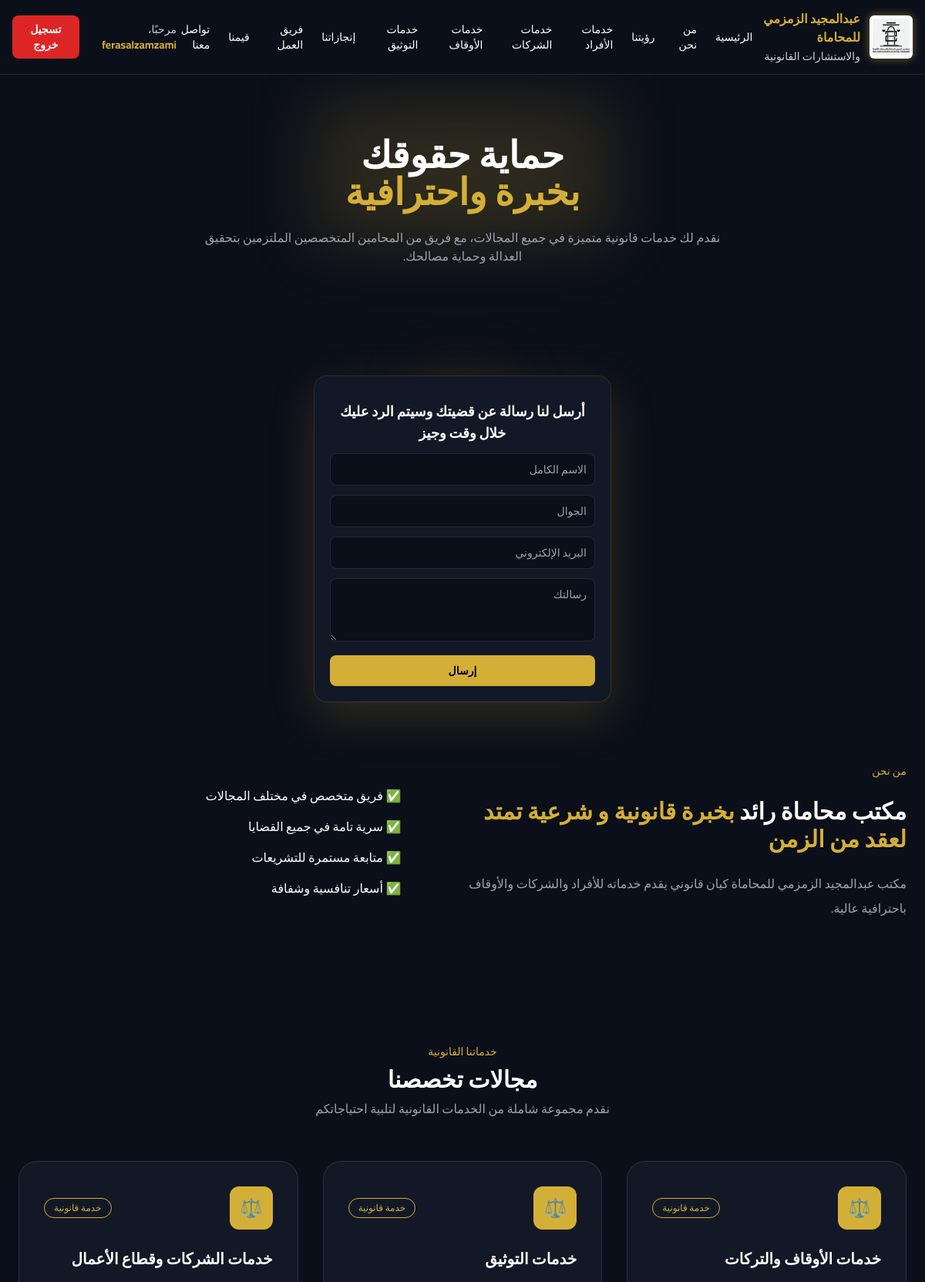
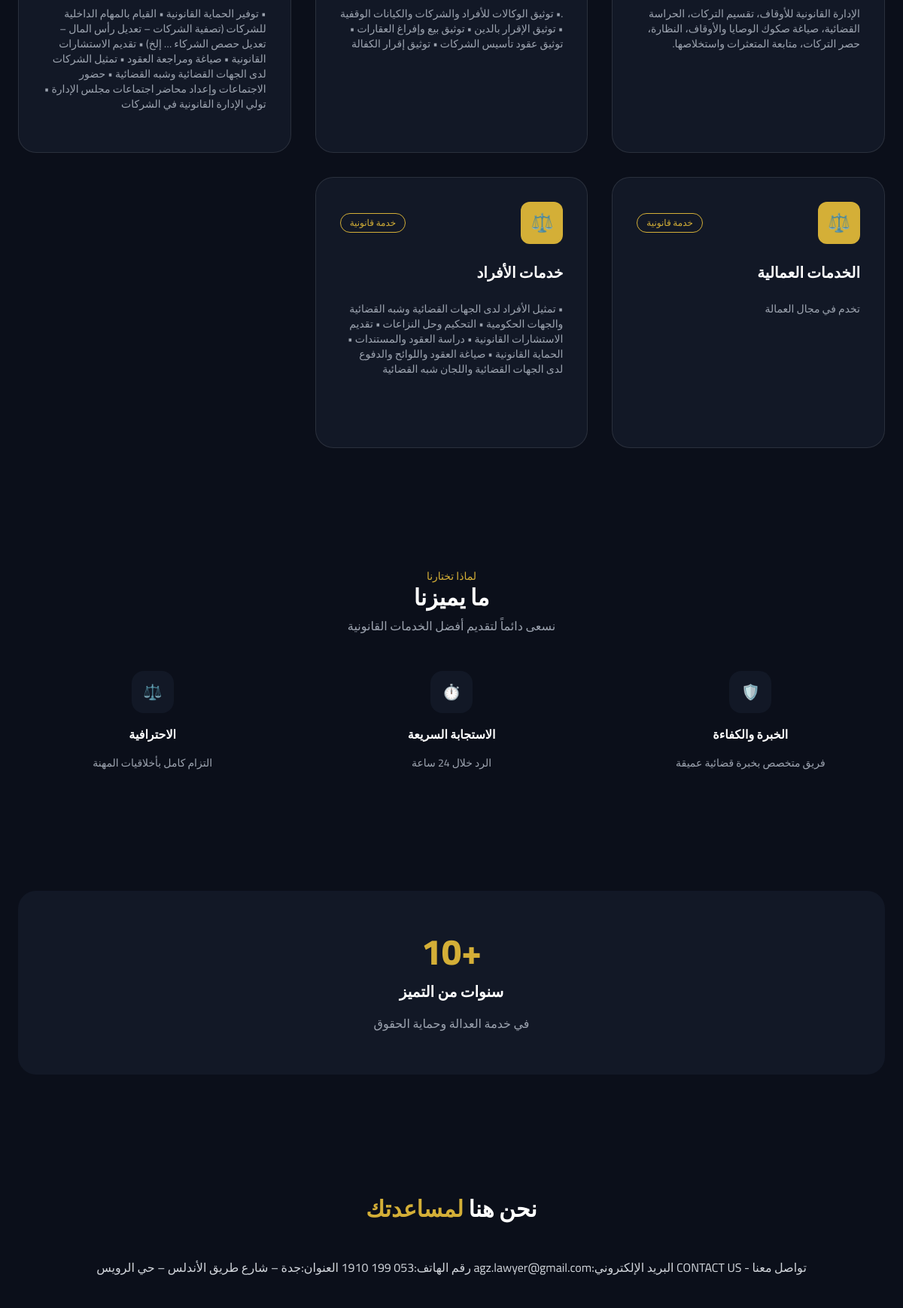
Screenshot of / (signed in, upper part) with the database file from the repository (2 pictures, top to bottom).
### accounts/models.py (models this page shows, shortened)
class User(AbstractUser):
    email = models.EmailField(
        unique=True,
        verbose_name="البريد الإلكتروني"
    )
    phone_number = models.CharField(
        max_length=20,
        unique=True,
        blank=True,
        null=True,
        verbose_name="رقم الجوال"
    )
    is_lawyer = models.BooleanField(
        default=False,
        verbose_name="محامي"
    )
    is_client = models.BooleanField(
        default=False,
        verbose_name="عميل"
    )
    ACCOUNT_STATUS = [
        ("active", "مفعل"),
        ("pending_agreement", "معلّق بانتظار الاتفاقية"),
        ("payment_pending", "بانتظار الدفع/المراجعة"),
    ]
    account_status = models.CharField(
        max_length=30,
        choices=ACCOUNT_STATUS,
        default="active",
        verbose_name="حالة الحساب"
    )
    created_at = models.DateTimeField(
        auto_now_add=True,
        verbose_name="تاريخ الإنشاء"
    )
    updated_at = models.DateTimeField(
        auto_now=True,
        verbose_name="آخر تحديث"
    )
    class Meta:
        verbose_name = "مستخدم"
        verbose_name_plural = "المستخدمون"

### legal/models.py (models this page shows, shortened)
class LegalService(models.Model):
    SERVICE_TYPES = [
        ("case", "قضية"),
        ("service", "خدمة قانونية"),
    ]
    title = models.CharField(
        max_length=200,
        verbose_name="العنوان"
    )
    description = models.TextField(
        verbose_name="الوصف"
    )
    icon = models.CharField(
        max_length=20,
        verbose_name="الأيقونة",
        help_text="مثال: ⚖️ 🏢 👨‍👩‍👧",
        blank=True
    )
    image = models.ImageField(
        upload_to="legal_services/",
        verbose_name="صورة الكرت",
        blank=True,
        null=True
    )
    service_type = models.CharField(
        max_length=20,
        choices=SERVICE_TYPES,
        verbose_name="التصنيف"
    )
    is_active = models.BooleanField(
        default=True,
        verbose_name="مفعل"
    )
    order = models.PositiveIntegerField(
        default=0,
        verbose_name="الترتيب"
    )
    class Meta:
        ordering = ["order"]
        verbose_name = "خدمة قانونية / قضية"
        verbose_name_plural = "الخدمات والقضايا"

### legal/views.py (the view)
# urls.py: path("", home, name="home"),
def home(request):
    services = LegalService.objects.filter(
        is_active=True
    ).order_by("order")
    return render(
        request,
        "index.html",
        {
            "services": services
        }
    )

### templates/index.html (shortened to what this page needs)
<!DOCTYPE html>
<html lang="ar" dir="rtl">
<head>
  <script src="https://cdn.tailwindcss.com"></script>
</head>
<body class="bg-dark text-white font-cairo">
{% include "header.html" %}
<section class="px-9 sm:px-6 hero-desktop text-center pt-16 sm:pt-20 lg:pt-24">
  <div class="container-desktop space-y-4 sm:space-y-6">
    <h1 class="text-2xl sm:text-4xl lg:text-5xl font-extrabold leading-tight title-glow">
      حماية حقوقك <br>
      <span class="text-gold">بخبرة واحترافية</span>
    </h1>
    <p class="text-sm sm:text-base text-gray-400 leading-relaxed max-w-2xl mx-auto">
      نقدم لك خدمات قانونية متميزة في جميع المجالات، مع فريق من
      المحامين المتخصصين الملتزمين بتحقيق العدالة وحماية مصالحك.
    </p>
  </div>
</section>
<form id="contactForm"
      class="mt-6 bg-card rounded-2xl p-4 sm:p-5 space-y-3 max-w-sm mx-auto
             shadow-[0_0_0_1px_rgba(212,175,55,0.15),0_20px_60px_rgba(212,175,55,0.18)]
             relative">
  <h3 class="text-base sm:text-lg font-bold text-center leading-relaxed">
    أرسل لنا رسالة عن قضيتك وسيتم الرد عليك خلال وقت وجيز
  </h3>
  <input id="contactName" type="text" placeholder="الاسم الكامل"
         class="w-full p-2 sm:p-2.5 rounded-lg bg-dark border border-white/10 text-sm">
  <input id="contactPhone" type="text" placeholder="الجوال"
         class="w-full p-2 sm:p-2.5 rounded-lg bg-dark border border-white/10 text-sm">
  <input id="contactEmail" type="email" placeholder="البريد الإلكتروني"
         class="w-full p-2 sm:p-2.5 rounded-lg bg-dark border border-white/10 text-sm">
  <textarea id="contactMessage" rows="3" placeholder="رسالتك"
            class="w-full p-2 sm:p-2.5 rounded-lg bg-dark border border-white/10 text-sm"></textarea>
  <button type="submit"
          class="w-full bg-gold text-black font-bold py-2.5 rounded-lg text-sm">
    إرسال
  </button>
</form>
<section class="px-4 sm:px-6 py-16 sm:py-20">
  <div class="container-desktop about-desktop">
    <div class="space-y-4 sm:space-y-6">
      <h2 class="text-gold text-xs sm:text-sm cursor-pointer hover:underline"
          onclick="openInfo('about')">من نحن</h2>
      <h3 class="text-xl sm:text-3xl font-bold cursor-pointer hover:text-gold"
          onclick="openInfo('about')">
        مكتب محاماة رائد <span class="text-gold">بخبرة قانونية و شرعية تمتد لعقد من الزمن</span>
      </h3>
      <p class="text-sm sm:text-base text-gray-400 leading-relaxed sm:leading-loose">
        مكتب عبدالمجيد الزمزمي للمحاماة كيان قانوني يقدم خدماته للأفراد والشركات والأوقاف باحترافية عالية.
      </p>
    </div>
    <ul class="space-y-3 sm:space-y-4 text-sm sm:text-base">
      <li class="flex items-center gap-3">✅ فريق متخصص في مختلف المجالات</li>
      <li class="flex items-center gap-3">✅ سرية تامة في جميع القضايا</li>
      <li class="flex items-center gap-3">✅ متابعة مستمرة للتشريعات</li>
      <li class="flex items-center gap-3">✅ أسعار تنافسية وشفافة</li>
    </ul>
  </div>
</section>
<section class="px-4 sm:px-6 py-16 sm:py-20">
  <div class="container-desktop space-y-10 sm:space-y-14">
    <div class="text-center space-y-2">
      <p class="text-gold text-xs sm:text-sm cursor-pointer hover:underline"
         onclick="openInfo('services')">خدماتنا القانونية</p>
      <h2 class="text-xl sm:text-3xl font-bold cursor-pointer hover:text-gold"
          onclick="openInfo('services')">مجالات تخصصنا</h2>
      <p class="text-sm sm:text-base text-gray-400">
        نقدم مجموعة شاملة من الخدمات القانونية لتلبية احتياجاتكم
      </p>
    </div>
    <div class="services-grid flex flex-col space-y-4 sm:space-y-6 lg:space-y-0">
      {% for service in services %}
      <div class="bg-card rounded-2xl sm:rounded-3xl p-5 sm:p-8 space-y-4 sm:space-y-6 border border-white/10 hover:border-gold transition hover:-translate-y-1 hover:shadow-[0_20px_40px_rgba(212,175,55,0.12)]">
        <div class="flex items-center justify-between">
          <div class="bg-gold text-black w-10 h-10 sm:w-14 sm:h-14 rounded-xl flex items-center justify-center text-lg sm:text-2xl">
            {{ service.icon|default:"⚖️" }}
          </div>
          <span class="text-[10px] sm:text-xs px-2 sm:px-3 py-1 rounded-full border border-gold text-gold">
            {{ service.get_service_type_display }}
          </span>
        </div>
        <h3 class="text-base sm:text-xl font-bold">
          {{ service.title }}
        </h3>
        <p class="text-xs sm:text-sm text-gray-400 leading-relaxed break-words">
          {{ service.description }}
        </p>
      </div>
      {% empty %}
      <div class="bg-card rounded-3xl p-8 text-center text-gray-400 border border-white/10">
        لا توجد خدمات مضافة حالياً
      </div>
      {% endfor %}
    </div>
  </div>
</section>
<section class="px-4 sm:px-6 py-16 sm:py-20 text-center">
  <div class="container-desktop space-y-12">
    <div>
      <p class="text-gold text-xs sm:text-sm cursor-pointer hover:underline"
         onclick="openInfo('why')">لماذا تختارنا</p>
      <h2 class="text-xl sm:text-3xl font-bold cursor-pointer hover:text-gold"
          onclick="openInfo('why')">ما يميزنا</h2>
      <p class="text-sm sm:text-base text-gray-400 mt-2">
        نسعى دائماً لتقديم أفضل الخدمات القانونية
      </p>
    </div>
    <div class="why-grid">
      <div class="space-y-4">
        <div class="mx-auto bg-card w-14 h-14 rounded-2xl flex items-center justify-center text-gold text-xl">🛡️</div>
        <h3 class="font-bold">الخبرة والكفاءة</h3>
        <p class="text-sm text-gray-400">
          فريق متخصص بخبرة قضائية عميقة
        </p>
      </div>
      <div class="space-y-4">
        <div class="mx-auto bg-card w-14 h-14 rounded-2xl flex items-center justify-center text-gold text-xl">⏱️</div>
        <h3 class="font-bold">الاستجابة السريعة</h3>
        <p class="text-sm text-gray-400">الرد خلال 24 ساعة</p>
      </div>
      <div class="space-y-4">
        <div class="mx-auto bg-card w-14 h-14 rounded-2xl flex items-center justify-center text-gold text-xl">⚖️</div>
        <h3 class="font-bold">الاحترافية</h3>
        <p class="text-sm text-gray-400">التزام كامل بأخلاقيات المهنة</p>
      </div>
    </div>
  </div>
</section>
<section class="px-4 sm:px-6 py-16 sm:py-20">
  <div class="container-desktop">
    <div class="bg-card rounded-3xl p-10 sm:p-14 text-center space-y-4">
      <div class="text-gold text-4xl sm:text-5xl font-extrabold">+10</div>
      <h3 class="text-lg sm:text-xl font-bold">سنوات من التميز</h3>
      <p class="text-sm sm:text-base text-gray-400">في خدمة العدالة وحماية الحقوق</p>
    </div>
  </div>
</section>
<section class="px-4 sm:px-6 py-16 sm:py-20">
  <div class="container-desktop space-y-12">
    <h2 class="text-xl sm:text-3xl font-bold text-center">
      نحن هنا <span class="text-gold">لمساعدتك</span>
    </h2>
    <div class="text-center text-sm sm:text-base text-gray-300 space-y-2">
تواصل معنا - CONTACT US
البريد الإلكتروني:agz.lawyer@gmail.com
رقم الهاتف:053 199 1910
العنوان:جدة – شارع طريق الأندلس – حي الرويس
    </div>
</section>
{% include "footer.html" %}
</body>
</html>

### templates/header.html (shortened to what this page needs)
<header class="bg-dark border-b border-white/10 fixed top-0 w-full z-50">
  <div class="container-desktop mx-auto px-4 py-3 flex items-center justify-between">
    <div class="flex items-center gap-3">
      <img
        src="/media/legal_services/logo.png"
        alt="شعار مكتب عبدالمجيد الزمزمي"
        class="
          w-12 h-12 sm:w-14 sm:h-14
          object-cover object-top
          bg-white rounded-md p-1
          drop-shadow-[0_0_6px_rgba(212,175,55,0.5)]
        "
      />
      <span class="text-gold font-bold text-sm sm:text-base leading-tight">
        عبدالمجيد الزمزمي للمحاماة<br class="hidden sm:block">
        <span class="text-xs sm:text-sm font-normal text-white/80">
          والاستشارات القانونية
        </span>
      </span>
    </div>
    <nav class="hidden md:flex items-center gap-6 text-sm">
      <a href="/" class="hover:text-gold">الرئيسية</a>
      <a href="#services" class="hover:text-gold">من نحن</a>
      <a href="#about" class="hover:text-gold">رؤيتنا</a>
      <a href="#contact" class="hover:text-gold">خدمات الأفراد</a>
      <a href="#contact" class="hover:text-gold">خدمات الشركات</a>
      <a href="#contact" class="hover:text-gold">خدمات الأوقاف</a>
      <a href="#contact" class="hover:text-gold">خدمات التوثيق</a>
      <a href="#contact" class="hover:text-gold">إنجازاتنا</a>
      <a href="#contact" class="hover:text-gold">فريق العمل</a>
      <a href="#contact" class="hover:text-gold">قيمنا</a>
      <a href="#contact" class="hover:text-gold">تواصل معنا</a>
    </nav>
    <div class="hidden md:flex items-center gap-4 text-sm">
      {% if request.user.is_authenticated %}
        <span class="text-white/80">
          مرحبًا، <strong class="text-gold">{{ request.user.username }}</strong>
        </span>
        <form method="post" action="/accounts/logout/">
          <button
            type="submit"
            class="bg-red-600 hover:bg-red-700 text-white px-4 py-2 rounded-lg font-bold transition"
          >
            تسجيل خروج
          </button>
        </form>
      {% endif %}
    </div>
  </div>
</header>
<div class="h-[80px]"></div>

### templates/index.html (style rules this page uses)
@media (min-width: 1024px) { .container-desktop { max-width: 1800px; margin-inline: auto; } }
@media (min-width: 1024px) { .hero-desktop { padding-top: 120px; padding-bottom: 120px; } }
@media (min-width: 1024px) { .about-desktop { display: grid; grid-template-columns: 1.2fr 1fr; gap: 60px; align-items: center; } }
@media (min-width: 1024px) { .services-grid { display: grid !important; grid-template-columns: repeat(3, 1fr); gap: 32px; } }
@media (min-width: 1024px) { .services-grid > div { min-height: 360px; } }
@media (min-width: 1024px) { .why-grid { display: grid; grid-template-columns: repeat(3, 1fr); gap: 40px; } }
.title-glow { position: relative; display: inline-block; }
.title-glow::before { content: ""; position: absolute; inset: -45px; background: radial-gradient( circle, rgba(212,175,55,0.18) 2%, rgba(239, 184, 3, 0.08) 200%, transparent 70% ); filter: blur(40px); z-index: -1; }

### rows the page displays
User: user.username "ferasalzamzami"
LegalService: icon "⚖️", service_type "خدمة قانونية", title "خدمات الأوقاف والتركات", description "الإدارة القانونية للأوقاف، تقسيم التركات، الحراسة القضائية، صياغة صكوك الوصايا والأوقاف، النظارة، حصر التركات، متابعة المتعثرات واستخلاصها."
LegalService: icon "⚖️", service_type "خدمة قانونية", title "خدمات التوثيق", description ".• توثيق الوكالات للأفراد والشركات والكيانات الوقفية • توثيق الإقرار بالدين • توثيق بيع وإفراغ العقارات • توثيق عقود تأسيس الشركات • توثيق إقرار الكفالة"
LegalService: icon "⚖️", service_type "خدمة قانونية", title "خدمات الشركات وقطاع الأعمال", description "• توفير الحماية القانونية • القيام بالمهام الداخلية للشركات (تصفية الشركات – تعديل رأس المال – تعديل حصص الشركاء … إلخ) • تقديم الاستشارات القانونية • صياغة ومراجعة العقود • تمثيل الشركات لدى الجهات القضائية وشبه القضائية • حضور الاجتماعات وإعداد محاضر اجتماعات مجلس الإدارة • تولي الإدارة القانونية في الشركات"
LegalService: icon "⚖️", service_type "خدمة قانونية", title "الخدمات العمالية", description "تخدم في مجال العمالة"
LegalService: icon "⚖️", service_type "خدمة قانونية", title "خدمات الأفراد", description "• تمثيل الأفراد لدى الجهات القضائية وشبه القضائية والجهات الحكومية • التحكيم وحل النزاعات • تقديم الاستشارات القانونية • دراسة العقود والمستندات • الحماية القانونية • صياغة العقود واللوائح والدفوع لدى الجهات القضائية واللجان شبه القضائية"
